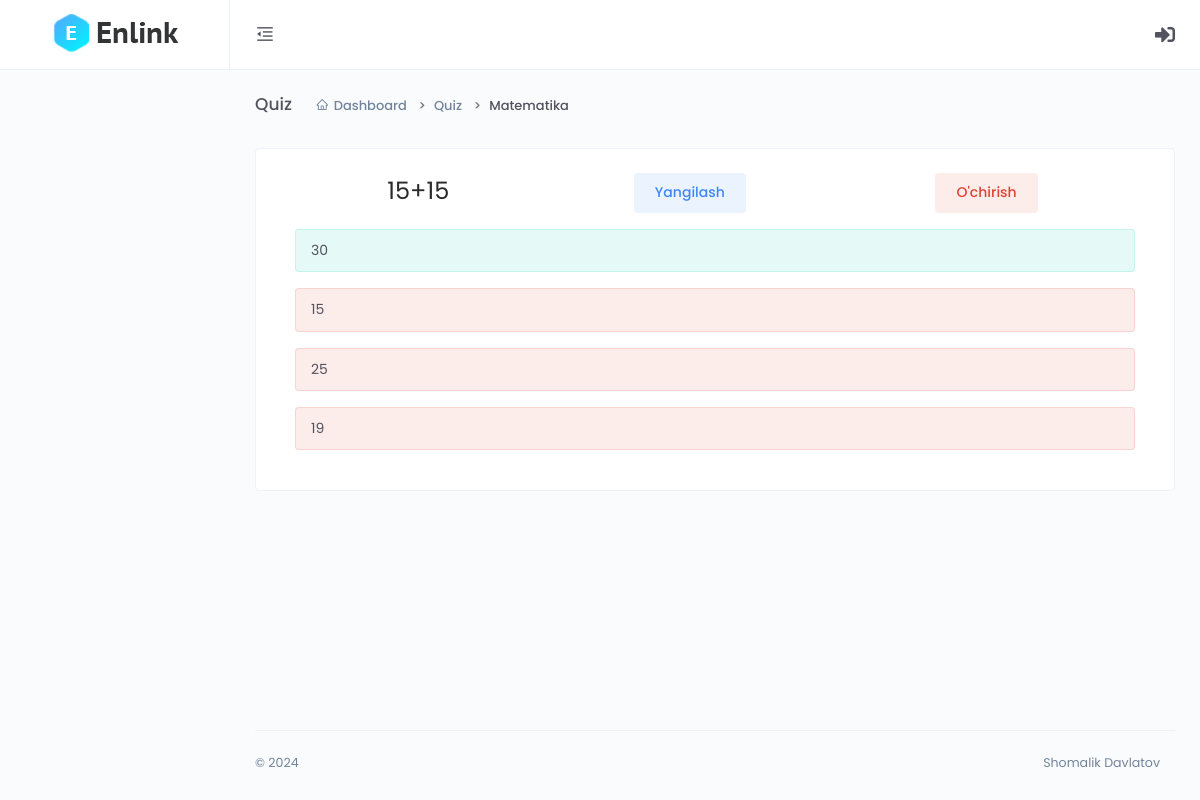
/dashboard/question-detail/h7vLamQsyRFIANJ/, run on the app's committed database.
### main/models.py (models this page shows, shortened)
class CodeGenerate(models.Model):
    code = models.CharField(max_length=255, blank=True,unique=True)
    class Meta:
        abstract = True

class Question(CodeGenerate):
    name = models.CharField(max_length=255)
    quiz = models.ForeignKey(Quiz, on_delete=models.CASCADE)

class Quiz(CodeGenerate):
    name = models.CharField(max_length=255)
    author = models.ForeignKey(User, on_delete=models.SET_NULL, null=True)
    start_date = models.DateTimeField(null=True, blank=True)
    end_date = models.DateTimeField(null=True, blank=True)

class Option(CodeGenerate):
    name = models.CharField(max_length=255)
    question = models.ForeignKey(Question, on_delete=models.CASCADE)
    is_correct = models.BooleanField(default=False)

### dashboard/views.py (the view)
# urls.py: path('question-detail/<str:code>/', views.question_detail, name='question_detail'),
def question_detail(request, code):
    question = models.Question.objects.get(code=code)
    options = models.Option.objects.filter(question=question)
    context = {
        'question':question,
        'options':options
    }
    return render(request, 'dashboard/question/detail.html', context)

### templates/dashboard/question/detail.html (shortened to what this page needs)
{% extends 'dashboard/base.html' %}
{% block content %}
<div class="main-content">
    <div class="page-header">
        <h2 class="header-title">Quiz</h2>
        <div class="header-sub-title">
            <nav class="breadcrumb breadcrumb-dash">
                <a href="{% url 'dashboard:index' %}" class="breadcrumb-item"><i class="anticon anticon-home m-r-5"></i>Dashboard</a>
                <a class="breadcrumb-item" href="{% url 'dashboard:quiz_detail' question.quiz.code %}">Quiz</a>
                <span class="breadcrumb-item active">{{question.quiz.name}}</span>
            </nav>
        </div>
    </div>
    <div class="card">
        <div class="card-body">
            <div class="container">
                <div class="d-flex justify-content-around" >
                    <h2 class="font-weight-normal m-b-10">{{question.name}}</h2>
                    <button style="margin-bottom: 1rem;" class="btn btn-primary btn-tone m-r-5" data-toggle="modal" data-target="#exampleModal{{forloop.counter}}">Yangilash</button>
                    <a href="{% url 'dashboard:question_delete' question.code %}"><button class="btn btn-danger btn-tone m-r-5">O'chirish</button></a>
                </div>
                {% for option in options %}
                <div class="alert alert-{% if option.is_correct %}success{% else %}danger{% endif %}">
                    <p>{{option.name}}</p>
                </div>
                {% endfor %}
            </div>
        </div>
    </div>
</div>
{% endblock %}

### data on the page
Question: quiz.name "Matematika", name "15+15"
Option: name "30"
Option: name "15"
Option: name "25"
Option: name "19"
